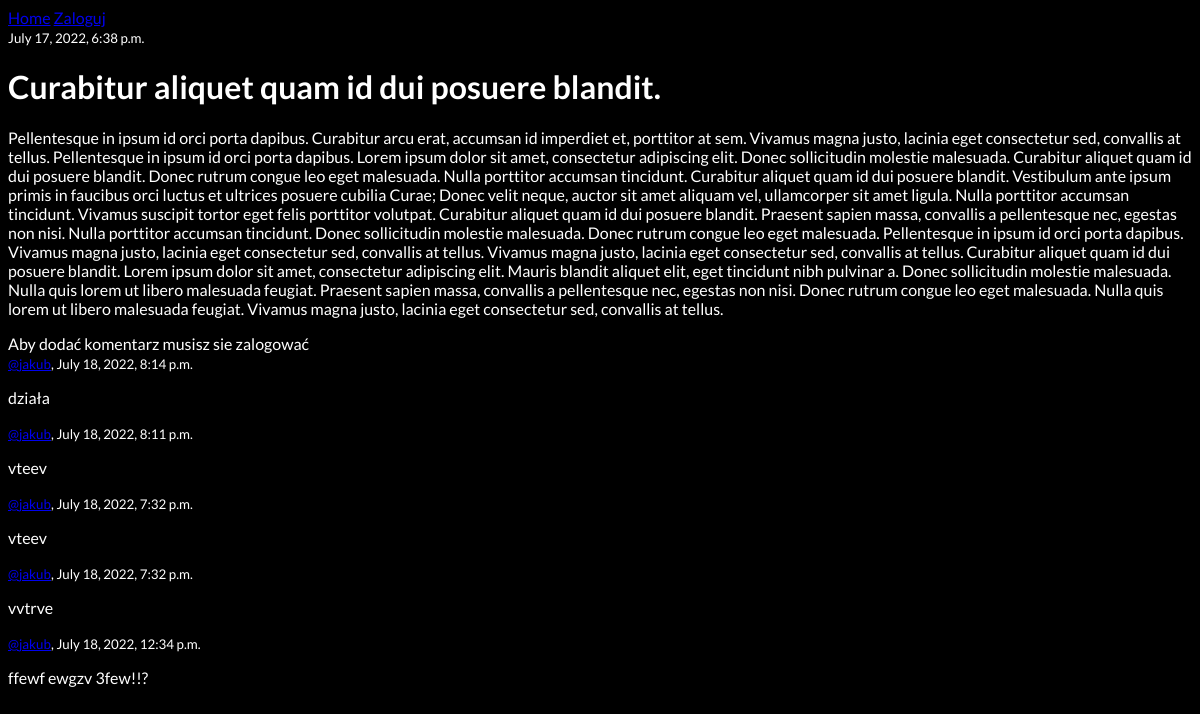
/article/1, run on an earlier commit of the app's database.
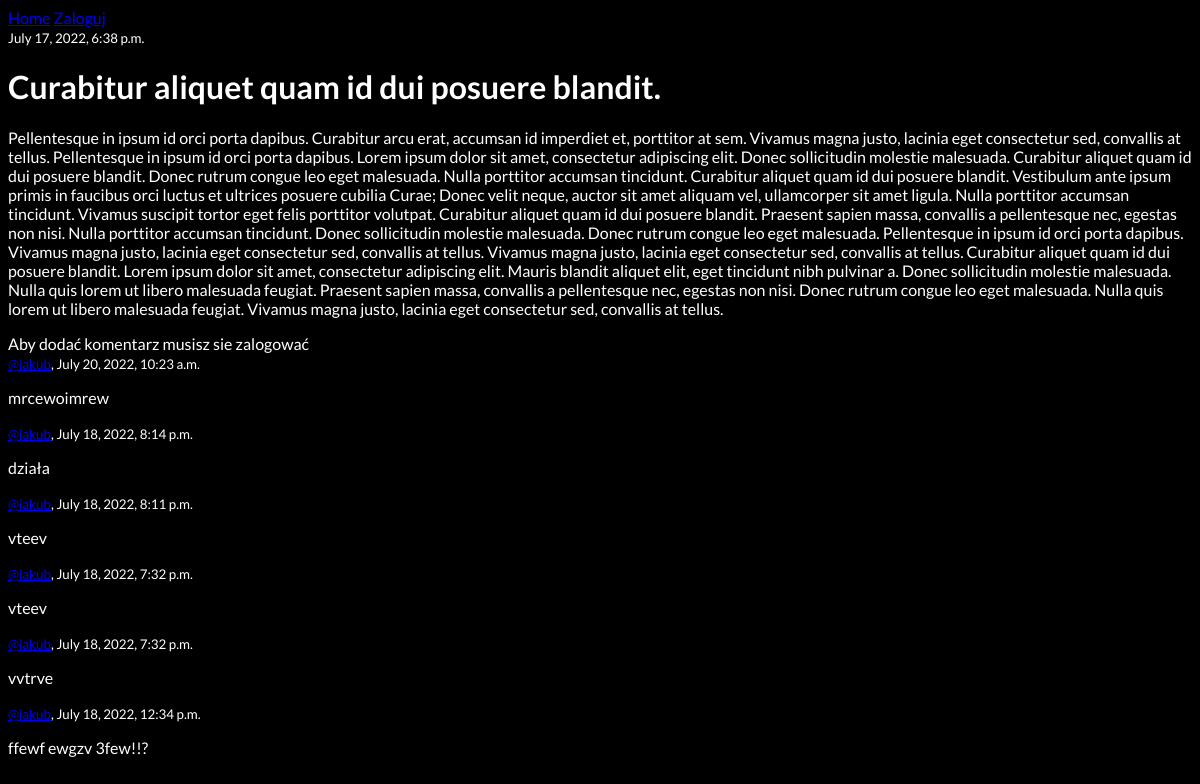
And on a later commit of the database.
### blok/models.py (models this page shows)
class Article(models.Model):
    title = models.TextField()
    content = models.TextField()
    author = models.ForeignKey(User, on_delete=models.SET_NULL, null=True)
    publication_date = models.DateTimeField(auto_now=True)
    def __str__(self):
        return self.title[0:50]

class Coment(models.Model):
    comented_article = models.ForeignKey(Article, on_delete=models.CASCADE)
    coments_author = models.ForeignKey(
        User, on_delete=models.SET_DEFAULT, default='profl usunięty')
    coment = models.TextField()
    coment_publication = models.DateTimeField(auto_now=True)
    def __str__(self):
        return self.coment

### blok/views.py (the view, shortened to what this page needs)
# urls.py: path('article/<str:pk>', views.article_page, name='article'),
def article_page(request, pk):
    story = Article.objects.get(id=pk)
    coments = Coment.objects.all().order_by('-coment_publication')
    form = ComentFrom()
    context = {'story': story, 'coments': coments, 'form': form}
    return render(request, 'blok/article.html', context)

### blok/templates/blok/article.html
{% extends 'main.html' %} {% block content %}
<div>
  <div>
    <small>{{story.publication_date}}</small>
    <h1>{{story}}</h1>
    <p>{{story.content}}</p>
  </div>
  <div>
    {% if request.user.is_authenticated %}
    <form method="POST" action="">
      {% csrf_token %} {{form}}
      <input type="submit" />
    </form>
    {% else %}
    <span>Aby dodać komentarz musisz sie zalogować</span>
    {% endif %}
  </div>
  <div>
    {% for coment in coments %}
    <small>
      <a href="{% url 'profile' coment.coments_author.id %}">@{{coment.coments_author}}</a>, {{coment.coment_publication}}
    </small>
    <p>{{coment}}</p>
    {% endfor %}
  </div>
</div>
{% endblock content %}

### templates/main.html (shortened to what this page needs)
<!DOCTYPE html>
{% load static %}
<html>
<head>
    <link rel="stylesheet" href="{% static 'styles/main.css' %}" />
</head>
<body>
    {% include 'navbar.html' %}
    {% block content %}
    {% endblock content %}
</body>
</html>

### templates/navbar.html (shortened to what this page needs)
<a href="{% url 'home' %}">Home</a>
{% if not request.user.is_authenticated %}
<a href="{% url 'login' %}">Zaloguj</a>
{% else %}
<a href="{% url 'logout' %}">Wyloguj</a>
<a href="{% url 'profile' request.user.id %}">@{{request.user.username}}</a>
{% endif %}

### static/styles/main.css (style rules this page uses)
body { font-family: 'Lato', sans-serif; color: white; background-color: black; }

What changed in the data, as far as the page shows it:
added Coment: coments_author "jakub", coment_publication "July 20, 2022, 10:23 a.m.", coment "mrcewoimrew"
